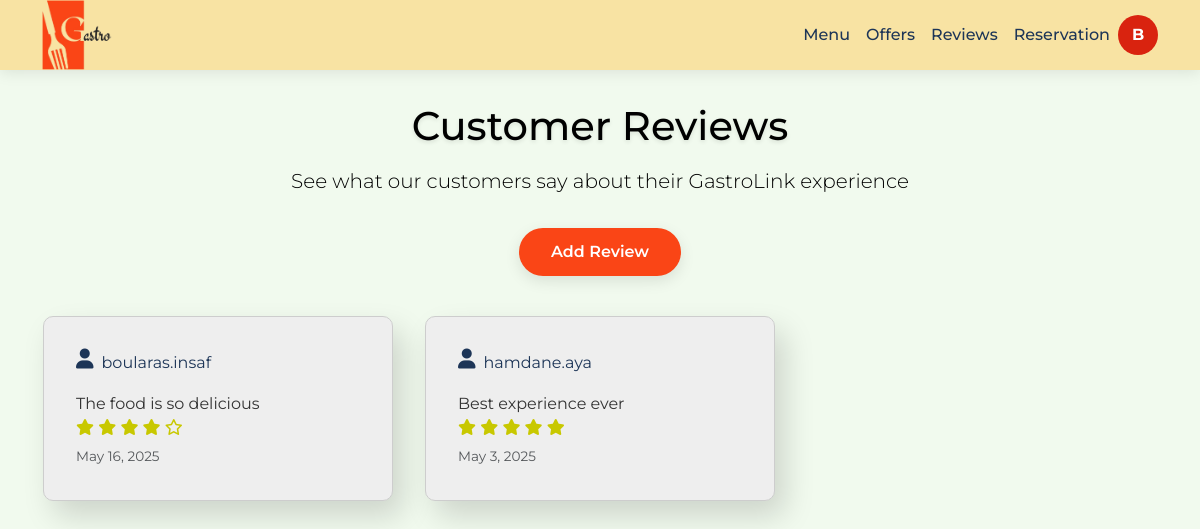
Screenshot of /feedback/reviews/ (signed in) with the database file from the repository.
### restaurant/models.py (models this page shows)
class User(AbstractUser):
    USER_TYPES = (
        ('PDG', 'PDG'),
        ('MANAGER', 'Manager'),
        ('CHEF', 'Chef'),
        ('SERVER', 'Server'),
        ('DELIVERY', 'Delivery Person'),
        ('CLIENT', 'Client'),
        ('SUPPLIER', 'Supplier'),
    )
    user_type = models.CharField(max_length=10, choices=USER_TYPES)
    phone = models.CharField(max_length=20)
    groups = models.ManyToManyField(
        'auth.Group',
        verbose_name='groups',
        blank=True,
        help_text='The groups this user belongs to.',
        related_name="restaurant_user_groups",
        related_query_name="restaurant_user",
    )
    user_permissions = models.ManyToManyField(
        'auth.Permission',
        verbose_name='user permissions',
        blank=True,
        help_text='Specific permissions for this user.',
        related_name="restaurant_user_permissions",
        related_query_name="restaurant_user",
    )

class Client(models.Model):
    user = models.OneToOneField(User, on_delete=models.CASCADE, primary_key=True)
    loyality_points = models.IntegerField(default=0)
    def __str__(self):
        return self.user.username

### feedback/models.py (models this page shows)
class Review(models.Model):
    client = models.ForeignKey(Client, on_delete=models.CASCADE)
    rating = models.PositiveSmallIntegerField()
    comment = models.TextField()
    date = models.DateField(auto_now_add=True)

### feedback/views.py (the view)
# urls.py: path('reviews/', views.review_list, name='review_list'),
def review_list(request):
    reviews = Review.objects.select_related('client').order_by('-date')
    return render(request, 'client/reviews.html', {'reviews': reviews})

### templates/client/reviews.html (shortened to what this page needs)
<!DOCTYPE html>
{% load static %}
<html lang="fr">
<head>
    <link href="https://cdn.jsdelivr.net/npm/bootstrap@5.3.2/dist/css/bootstrap.min.css" rel="stylesheet">
    <link rel="stylesheet" href="https://cdnjs.cloudflare.com/ajax/libs/font-awesome/6.0.0/css/all.min.css">
    <link rel="stylesheet" href="{% static 'styles/client/reviews.css' %}">
</head>
<body>
    <nav class="navbar navbar-expand-lg">
        <div class="container">
            <a class="navbar-brand" href="{% url 'landing_page' %}"><img src="{% static 'images/GASTRO_LINK-.png' %}" alt="GastroLink" class="logo"></a>
             <div class="collapse navbar-collapse" id="navbarNav">
                <ul class="navbar-nav ms-auto">
                    <li class="nav-item"><a class="nav-link" href="{% url 'order' %}">Menu</a></li>
                    <li class="nav-item"><a class="nav-link" href="{% url 'client_offers' %}">Offers</a></li>
                    <li class="nav-item"><a class="nav-link" href="{% url 'review_list' %}">Reviews</a></li>
                    <li class="nav-item"><a class="nav-link" href="{% url 'create_reservation' %}">Reservation</a></li>
                    {% if user.is_authenticated and user.user_type == "CLIENT" %}
                      <div class="sidebar-header">
                        <div class="avatar-circle" style="background-color: #d9230f;">
                           <a href="{% url 'profile' %}">{{ user.username.0|upper }}</a>
                        </div>
                      </div>
                    {% else %}
                    <li class="nav-item">
                      <a href="{% url 'login' %}" class="btn-signin">Sign In</a>
                    </li>
                    {% endif %}
                </ul>
            </div>
        </div>
    </nav>
    <div class="reviews-header">
        <div class="container">
            <h1>Customer Reviews</h1>
            <p class="lead">See what our customers say about their GastroLink experience</p>
            <a href="{% url 'add_review' %}" class="btn btn-success add-review-btn">Add Review</a>
        </div>
    </div>
    <div class="reviews-container">
        {% for review in reviews %}
            <div class="review-card">
                <div class="review-text d-flex gap-2 ">
                    <i class="fa-solid fa-user"></i>
                    <p>{{ review.client }}</p>
                </div>
                <div class="review-author">
                    <div class="author-info">
                        {{ review.comment }}
                        <div class="review-rating">
                            {% for i in "12345" %}
                                {% if forloop.counter <= review.rating %}
                                    <i class="fas fa-star"></i>
                                {% else %}
                                    <i class="far fa-star"></i>
                                {% endif %}
                            {% endfor %}
                        </div>
                        <small class="text-muted">{{ review.date }}</small>
                    </div>
                </div>
            </div>
        {% empty %}
            <p>No reviews yet. Be the first to add one!</p>
        {% endfor %}
    </div>
</body>
</html>

### static/styles/client/reviews.css (style rules this page uses)
:root { --primary: #FA4516; --secondary: #f4a261; --light: #f1faee; --dark: #1d3557; --accent: #457b9d; --warning: #F8E3A2; --primary-color: #ff6b6b; --secondary-color: #4ecdc4; --dark-color: #292f36; --light-color: #eee; --accent-color: #ffd166; --text-color: #333; --text-light: #777; --shadow: 0 5px 15px rgba(0, 0, 0, 0.1); --transition: all 0.3s ease; }
body { font-family: 'Montserrat', sans-serif; margin: 0; min-height: 100vh; background:#f1faee; background-repeat: no-repeat; background-attachment: fixed; color: #333; display: flex; flex-direction: column; }
.navbar { height: 70px; padding: 0 1.5rem; box-shadow: 0 2px 15px rgba(0,0,0,0.1); background-color: #f8e3a3; }
.logo { width: 70px; height: auto; }
.nav-link { padding: 0.5rem 1.2rem; font-weight: 500; color: var(--dark) !important; position: relative; }
.nav-link:after { content: ''; position: absolute; width: 0; height: 2px; bottom: 0; left: 0; background-color: var(--primary); transition: width 0.3s; }
.avatar-circle { width: 40px; height: 40px; border-radius: 50%; background-color: var(--primary); display: flex; justify-content: center; align-items: center; text-transform: uppercase; }
.avatar-circle a { color: white; font-size: 1rem; font-weight: bold; text-decoration: none; }
.reviews-header { background:#f1faee; color: black; padding: 2rem 0; text-align: center; margin-bottom: .5rem; overflow: hidden; height: auto; }
.reviews-header h1 { font-weight: 500; margin-bottom: 1rem; text-shadow: 0 2px 4px rgba(0, 0, 0, 0.1); }
.reviews-header .lead { font-size: 1.25rem; max-width: 700px; margin: 0 auto 2rem; }
.add-review-btn { background-color: var(--primary); color: white; border: none; padding: 0.75rem 2rem; border-radius: 50px; font-weight: 600; font-size: 1rem; transition: var(--transition); box-shadow: var(--shadow); }
.reviews-container { max-width: 1200px; margin: 0 auto; padding: 0 1.5rem; display: grid; grid-template-columns: repeat(auto-fill, minmax(350px, 1fr)); gap: 2rem; margin-bottom: 5rem; }
.review-card { background-color:var(--light-color); border-radius: 10px; padding: 2rem; transition: var(--transition); display: flex; flex-direction: column; height: 100%; box-shadow: 10px 15px 30px rgba(0, 0, 0, 0.15); border: 1px solid rgb(205, 205, 205); }
.review-text { font-size: 1rem; line-height: 1.7; color: var(--dark); flex-grow: 1; position: relative; }
.review-author { display: flex; align-items: center; margin-top: auto; }
.fa-user { font-size: 20px; }
.review-rating { color: rgb(200, 200, 0); margin-bottom: 0.25rem; }
.text-muted { color:var(--text-color); font-size: 0.85rem; }
.review-card { animation: fadeIn 0.5s ease forwards; opacity: 0; }
.review-card:nth-child(1) { animation-delay: 0.1s; }
.review-card:nth-child(2) { animation-delay: 0.2s; }

### rows the page displays
User: username.0 "B"
Review: client "boularas.insaf", comment "The food is so delicious", rating 4 (drawn), date "May 16, 2025"
Review: client "hamdane.aya", comment "Best experience ever", rating 5 (drawn), date "May 3, 2025"
